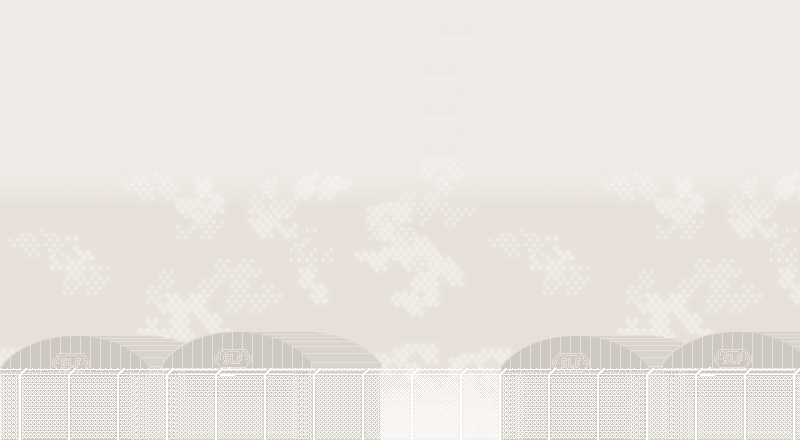

This is a level from a 2D game, rendered from its Tiled map with the project's own tilesets. A one-line summary and the complete map file follow:
An orthogonal 40x22 tile map with 20x20 px tiles, 3 tile layers (bg, Tile Layer 3, Tile Layer 2).

<map version="1.0" orientation="orthogonal" width="40" height="22" tilewidth="20" tileheight="20">
 <tileset firstgid="1" name="bgtiles_military" tilewidth="20" tileheight="20">
  <image source="../Art/bgtiles_military.png" width="700" height="500" />
 </tileset>
 <layer name="bg" width="40" height="22">
  <data encoding="csv">
3,3,2,3,4,5,6,7,8,9,10,11,12,13,14,15,16,17,18,19,20,21,22,23,3,3,2,3,4,5,6,7,8,9,10,11,12,13,14,15,
3,3,2,3,4,5,6,7,8,9,10,11,12,13,14,15,16,17,18,19,20,21,22,23,3,3,2,3,4,5,6,7,8,9,10,11,12,13,14,15,
3,3,2,3,4,5,6,7,8,9,10,11,12,13,14,15,16,17,18,19,20,21,22,23,3,3,2,3,4,5,6,7,8,9,10,11,12,13,14,15,
4,4,3,4,5,6,7,8,9,10,11,12,13,14,15,16,17,18,19,20,21,22,23,24,4,4,3,4,5,6,7,8,9,10,11,12,13,14,15,16,
4,4,3,4,5,6,7,8,9,10,11,12,13,14,15,16,17,18,19,20,21,22,23,24,4,4,3,4,5,6,7,8,9,10,11,12,13,14,15,16,
4,4,3,4,5,6,7,8,9,10,11,12,13,14,15,16,17,18,19,20,21,22,23,24,4,4,3,4,5,6,7,8,9,10,11,12,13,14,15,16,
4,4,3,4,5,6,7,8,9,10,11,12,13,14,15,16,17,18,19,20,21,22,23,24,4,4,3,4,5,6,7,8,9,10,11,12,13,14,15,16,
4,4,3,4,5,6,7,8,9,10,11,12,13,14,15,16,17,18,19,20,21,22,23,24,4,4,3,4,5,6,7,8,9,10,11,12,13,14,15,16,
36,37,38,39,40,41,42,43,44,45,46,47,48,49,50,51,52,53,54,55,56,57,58,59,36,37,38,39,40,41,42,43,44,45,46,47,48,49,50,51,
71,72,73,74,75,76,77,78,79,80,81,82,83,84,85,86,87,88,89,90,91,92,93,94,71,72,73,74,75,76,77,78,79,80,81,82,83,84,85,86,
106,107,108,109,110,111,112,113,114,115,116,117,118,119,120,121,122,123,124,125,126,127,128,129,106,107,108,109,110,111,112,113,114,115,116,117,118,119,120,121,
141,142,143,144,145,146,147,148,149,150,151,152,153,154,155,156,157,158,159,160,161,162,163,164,141,142,143,144,145,146,147,148,149,150,151,152,153,154,155,156,
176,177,178,179,180,181,182,183,184,185,186,187,188,189,190,191,192,193,194,195,196,197,198,199,176,177,178,179,180,181,182,183,184,185,186,187,188,189,190,191,
211,212,213,214,215,216,217,218,219,220,221,222,223,224,225,226,227,228,229,230,231,232,233,234,211,212,213,214,215,216,217,218,219,220,221,222,223,224,225,226,
246,247,248,249,250,251,252,253,254,255,256,257,258,259,260,261,262,263,264,265,266,267,268,269,246,247,248,249,250,251,252,253,254,255,256,257,258,259,260,261,
281,282,283,284,285,286,287,288,289,290,291,292,293,294,295,296,297,298,299,300,301,302,303,304,281,282,283,284,285,286,287,288,289,290,291,292,293,294,295,296,
316,317,318,319,320,321,322,323,324,325,326,327,328,329,330,331,332,333,334,335,336,337,338,339,316,317,318,319,320,321,322,323,324,325,326,327,328,329,330,331,
351,352,353,354,355,356,357,358,359,360,361,362,363,364,365,366,367,368,369,370,371,372,373,374,351,352,353,354,355,356,357,358,359,360,361,362,363,364,365,366,
386,387,388,389,390,391,392,393,394,395,396,397,398,399,400,401,402,403,404,405,406,407,408,409,386,387,388,389,390,391,392,393,394,395,396,397,398,399,400,401,
421,422,423,424,425,426,427,428,429,430,431,432,433,434,435,436,437,438,439,440,441,442,443,444,421,422,423,424,425,426,427,428,429,430,431,432,433,434,435,436,
456,457,458,459,460,461,462,463,464,465,466,467,468,469,470,471,472,473,474,475,476,477,478,479,456,457,458,459,460,461,462,463,464,465,466,467,468,469,470,471,
491,492,493,494,495,496,497,498,499,500,501,502,503,504,505,506,507,508,509,510,511,512,513,514,491,492,493,494,495,496,497,498,499,500,501,502,503,504,505,506
</data>
 </layer>
 <layer name="Tile Layer 3" width="40" height="22">
  <data encoding="csv">
0,0,0,0,0,0,0,0,0,0,0,0,0,0,0,0,0,0,0,0,0,0,0,0,0,0,0,0,0,0,0,0,0,0,0,0,0,0,0,0,
0,0,0,0,0,0,0,0,0,0,0,0,0,0,0,0,0,0,0,0,0,0,0,0,0,0,0,0,0,0,0,0,0,0,0,0,0,0,0,0,
0,0,0,0,0,0,0,0,0,0,0,0,0,0,0,0,0,0,0,0,0,0,0,0,0,0,0,0,0,0,0,0,0,0,0,0,0,0,0,0,
0,0,0,0,0,0,0,0,0,0,0,0,0,0,0,0,0,0,0,0,0,0,0,0,0,0,0,0,0,0,0,0,0,0,0,0,0,0,0,0,
0,0,0,0,0,0,0,0,0,0,0,0,0,0,0,0,0,0,0,0,0,0,0,0,0,0,0,0,0,0,0,0,0,0,0,0,0,0,0,0,
0,0,0,0,0,0,0,0,0,0,0,0,0,0,0,0,0,0,0,0,0,0,0,0,0,0,0,0,0,0,0,0,0,0,0,0,0,0,0,0,
0,0,0,0,0,0,0,0,0,0,0,0,0,0,0,0,0,0,0,0,0,0,0,0,0,0,0,0,0,0,0,0,0,0,0,0,0,0,0,0,
0,0,0,0,0,0,0,0,0,0,0,0,0,0,0,0,0,0,0,0,0,0,0,0,0,0,0,0,0,0,0,0,0,0,0,0,0,0,0,0,
0,0,0,0,0,0,0,0,0,0,0,0,0,0,0,0,0,0,0,0,0,0,0,0,0,0,0,0,0,0,0,0,0,0,0,0,0,0,0,0,
0,0,0,0,0,0,0,0,0,0,0,0,0,0,0,0,0,0,0,0,0,0,0,0,0,0,0,0,0,0,0,0,0,0,0,0,0,0,0,0,
0,0,0,0,0,0,0,0,0,0,0,0,0,0,0,0,0,0,0,0,0,0,0,0,0,0,0,0,0,0,0,0,0,0,0,0,0,0,0,0,
0,0,0,0,0,0,0,0,0,0,0,0,0,0,0,0,0,0,0,0,0,0,0,0,0,0,0,0,0,0,0,0,0,0,0,0,0,0,0,0,
0,0,0,0,0,0,0,0,0,0,0,0,0,0,0,0,0,0,0,0,0,0,0,0,0,0,0,0,0,0,0,0,0,0,0,0,0,0,0,0,
0,0,0,0,0,0,0,0,0,0,0,0,0,0,0,0,0,0,0,0,0,0,0,0,0,0,0,0,0,0,0,0,0,0,0,0,0,0,0,0,
0,0,0,0,0,0,0,0,0,0,0,0,0,0,0,0,0,0,0,0,0,0,0,0,0,0,0,0,0,0,0,0,0,0,0,0,0,0,0,0,
0,0,0,0,0,0,0,0,0,0,0,0,0,0,0,0,0,0,0,0,0,0,0,0,0,0,0,0,0,0,0,0,0,0,0,0,0,0,0,0,
666,667,668,669,670,671,672,673,674,675,676,677,678,679,680,681,682,683,684,685,0,0,0,0,0,666,667,668,669,670,671,672,673,674,675,676,677,678,679,680,
701,702,703,704,705,706,707,708,709,710,711,712,713,714,715,716,717,718,719,720,0,0,0,0,0,701,702,703,704,705,706,707,708,709,710,711,712,713,714,715,
736,737,738,739,740,741,742,743,744,745,746,747,748,749,750,751,752,753,754,755,0,0,0,0,0,736,737,738,739,740,741,742,743,744,745,746,747,748,749,750,
771,772,773,774,775,776,777,778,779,780,781,782,783,784,785,786,787,788,789,790,0,0,0,0,0,771,772,773,774,775,776,777,778,779,780,781,782,783,784,785,
806,807,808,809,810,811,812,813,814,815,816,817,818,819,820,821,822,823,824,825,0,0,0,0,0,806,807,808,809,810,811,812,813,814,815,816,817,818,819,820,
841,842,843,844,845,846,847,848,849,850,851,852,853,854,855,856,857,858,859,860,0,0,0,0,0,841,842,843,844,845,846,847,848,849,850,851,852,853,854,855
</data>
 </layer>
 <layer name="Tile Layer 2" width="40" height="22">
  <data encoding="csv">
0,0,0,0,0,0,0,0,0,0,0,0,0,0,0,0,0,0,0,0,0,0,0,0,0,0,0,0,0,0,0,0,0,0,0,0,0,0,0,0,
0,0,0,0,0,0,0,0,0,0,0,0,0,0,0,0,0,0,0,0,0,0,0,0,0,0,0,0,0,0,0,0,0,0,0,0,0,0,0,0,
0,0,0,0,0,0,0,0,0,0,0,0,0,0,0,0,0,0,0,0,0,0,0,0,0,0,0,0,0,0,0,0,0,0,0,0,0,0,0,0,
0,0,0,0,0,0,0,0,0,0,0,0,0,0,0,0,0,0,0,0,0,0,0,0,0,0,0,0,0,0,0,0,0,0,0,0,0,0,0,0,
0,0,0,0,0,0,0,0,0,0,0,0,0,0,0,0,0,0,0,0,0,0,0,0,0,0,0,0,0,0,0,0,0,0,0,0,0,0,0,0,
0,0,0,0,0,0,0,0,0,0,0,0,0,0,0,0,0,0,0,0,0,0,0,0,0,0,0,0,0,0,0,0,0,0,0,0,0,0,0,0,
0,0,0,0,0,0,0,0,0,0,0,0,0,0,0,0,0,0,0,0,0,0,0,0,0,0,0,0,0,0,0,0,0,0,0,0,0,0,0,0,
0,0,0,0,0,0,0,0,0,0,0,0,0,0,0,0,0,0,0,0,0,0,0,0,0,0,0,0,0,0,0,0,0,0,0,0,0,0,0,0,
0,0,0,0,0,0,0,0,0,0,0,0,0,0,0,0,0,0,0,0,0,0,0,0,0,0,0,0,0,0,0,0,0,0,0,0,0,0,0,0,
0,0,0,0,0,0,0,0,0,0,0,0,0,0,0,0,0,0,0,0,0,0,0,0,0,0,0,0,0,0,0,0,0,0,0,0,0,0,0,0,
0,0,0,0,0,0,0,0,0,0,0,0,0,0,0,0,0,0,0,0,0,0,0,0,0,0,0,0,0,0,0,0,0,0,0,0,0,0,0,0,
0,0,0,0,0,0,0,0,0,0,0,0,0,0,0,0,0,0,0,0,0,0,0,0,0,0,0,0,0,0,0,0,0,0,0,0,0,0,0,0,
0,0,0,0,0,0,0,0,0,0,0,0,0,0,0,0,0,0,0,0,0,0,0,0,0,0,0,0,0,0,0,0,0,0,0,0,0,0,0,0,
0,0,0,0,0,0,0,0,0,0,0,0,0,0,0,0,0,0,0,0,0,0,0,0,0,0,0,0,0,0,0,0,0,0,0,0,0,0,0,0,
0,0,0,0,0,0,0,0,0,0,0,0,0,0,0,0,0,0,0,0,0,0,0,0,0,0,0,0,0,0,0,0,0,0,0,0,0,0,0,0,
0,0,0,0,0,0,0,0,0,0,0,0,0,0,0,0,0,0,0,0,0,0,0,0,0,0,0,0,0,0,0,0,0,0,0,0,0,0,0,0,
0,0,0,0,0,0,0,0,0,0,0,0,0,0,0,0,0,0,0,0,0,0,0,0,0,0,0,0,0,0,0,0,0,0,0,0,0,0,0,0,
0,0,0,0,0,0,0,0,0,0,0,0,0,0,0,0,0,0,0,0,0,0,0,0,0,0,0,0,0,0,0,0,0,0,0,0,0,0,0,0,
526,527,528,529,530,531,532,533,534,535,536,537,538,539,540,541,542,543,544,545,546,547,548,549,526,527,528,529,530,531,532,533,534,535,536,537,538,539,540,541,
561,562,563,564,565,566,567,568,569,570,571,572,573,574,575,576,577,578,579,580,581,582,583,584,561,562,563,564,565,566,567,568,569,570,571,572,573,574,575,576,
596,597,598,599,600,601,602,603,604,605,606,607,608,609,610,611,612,613,614,615,616,617,618,619,596,597,598,599,600,601,602,603,604,605,606,607,608,609,610,611,
631,632,633,634,635,636,637,638,639,640,641,642,643,644,645,646,647,648,649,650,651,652,653,654,631,632,633,634,635,636,637,638,639,640,641,642,643,644,645,646
</data>
 </layer>
</map>
